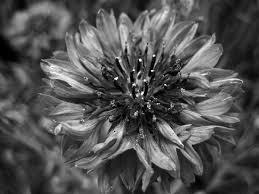
#> input picture LAB 11 PAI TASKS/task1_gray.jpg, 259 x 194 px
$ python task5.py
#> lines starting #> are read from the running program, lines starting #| are printed output that depends on the picture; after the words box and inside, x2 and y2 are one past the last pixel; in counts of white or black regions, pixels touching at a corner belong together
import cv2
import numpy as np

img_path = 'task1_gray.jpg'
image = cv2.imread(img_path)
#> image is the input picture: shape (194, 259, 3); min 0, max 255, mean 82.2
if image is None:
    raise FileNotFoundError(f"Cannot find {img_path}")

gray = cv2.cvtColor(image, cv2.COLOR_BGR2GRAY)

ret, thresh = cv2.threshold(gray, 150, 255, cv2.THRESH_BINARY)
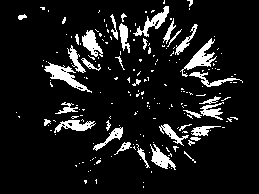
#> thresh: shape (194, 259); 10% white; 197 white regions (161 under 20 px), largest, box (x1, y1, x2, y2) and area: (44, 62, 92, 93) 442, (180, 38, 217, 77) 404, (133, 6, 169, 37) 319
cv2.imwrite('task5_threshold.jpg', thresh)

angle = 600
(h, w) = thresh.shape[:2]
#> h = 194; w = 259
center = (w // 2, h // 2)
#> center = (129, 97)
rotation_matrix = cv2.getRotationMatrix2D(center, angle, 1.0)

rotated = cv2.warpAffine(thresh, rotation_matrix, (w, h))
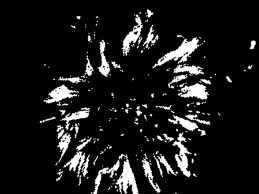
#> rotated: shape (194, 259); min 0, max 255, mean 25.1
cv2.imwrite('task5_rotated_600.jpg', rotated)

cv2.imshow('Thresholded', thresh)
cv2.imshow('Rotated (600 deg)', rotated)
cv2.waitKey(0)
cv2.destroyAllWindows()
